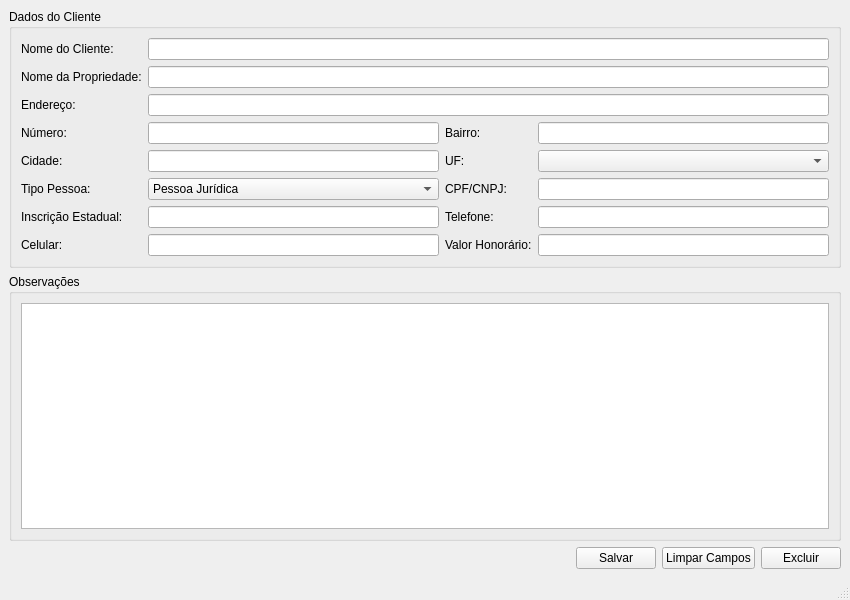
<?xml version="1.0" encoding="UTF-8"?>
<ui version="4.0">
 <class>MainWindow</class>
 <widget class="QMainWindow" name="MainWindow">
  <property name="geometry">
   <rect>
    <x>0</x>
    <y>0</y>
    <width>850</width>
    <height>600</height>
   </rect>
  </property>
  <property name="windowTitle">
   <string>MainWindow</string>
  </property>
  <widget class="QWidget" name="centralwidget">
   <layout class="QVBoxLayout" name="verticalLayout">
    <item>
     <widget class="QGroupBox" name="groupBox">
      <property name="title">
       <string>Dados do Cliente</string>
      </property>
      <layout class="QGridLayout" name="gridLayout">
       <item row="0" column="0">
        <widget class="QLabel" name="label">
         <property name="text">
          <string>Nome do Cliente:</string>
         </property>
        </widget>
       </item>
       <item row="0" column="1" colspan="3">
        <widget class="QLineEdit" name="txt_nome_cliente"/>
       </item>
       <item row="1" column="0">
        <widget class="QLabel" name="label_2">
         <property name="text">
          <string>Nome da Propriedade:</string>
         </property>
        </widget>
       </item>
       <item row="1" column="1" colspan="3">
        <widget class="QLineEdit" name="txt_nome_propriedade"/>
       </item>
       <item row="2" column="0">
        <widget class="QLabel" name="label_3">
         <property name="text">
          <string>Endereço:</string>
         </property>
        </widget>
       </item>
       <item row="2" column="1" colspan="3">
        <widget class="QLineEdit" name="txt_endereco"/>
       </item>
       <item row="3" column="0">
        <widget class="QLabel" name="label_4">
         <property name="text">
          <string>Número:</string>
         </property>
        </widget>
       </item>
       <item row="3" column="1">
        <widget class="QLineEdit" name="txt_numero"/>
       </item>
       <item row="3" column="2">
        <widget class="QLabel" name="label_5">
         <property name="text">
          <string>Bairro:</string>
         </property>
        </widget>
       </item>
       <item row="3" column="3">
        <widget class="QLineEdit" name="txt_bairro"/>
       </item>
       <item row="4" column="0">
        <widget class="QLabel" name="label_6">
         <property name="text">
          <string>Cidade:</string>
         </property>
        </widget>
       </item>
       <item row="4" column="1">
        <widget class="QLineEdit" name="txt_cidade"/>
       </item>
       <item row="4" column="2">
        <widget class="QLabel" name="label_7">
         <property name="text">
          <string>UF:</string>
         </property>
        </widget>
       </item>
       <item row="4" column="3">
        <widget class="QComboBox" name="cb_uf"/>
       </item>
       <item row="5" column="0">
        <widget class="QLabel" name="label_8">
         <property name="text">
          <string>Tipo Pessoa:</string>
         </property>
        </widget>
       </item>
       <item row="5" column="1">
        <widget class="QComboBox" name="cb_tipo_pessoa">
         <item>
          <property name="text">
           <string>Pessoa Jurídica</string>
          </property>
         </item>
         <item>
          <property name="text">
           <string>Pessoa Física</string>
          </property>
         </item>
        </widget>
       </item>
       <item row="5" column="2">
        <widget class="QLabel" name="label_9">
         <property name="text">
          <string>CPF/CNPJ:</string>
         </property>
        </widget>
       </item>
       <item row="5" column="3">
        <widget class="QLineEdit" name="txt_cpf_cnpj"/>
       </item>
       <item row="6" column="0">
        <widget class="QLabel" name="label_10">
         <property name="text">
          <string>Inscrição Estadual:</string>
         </property>
        </widget>
       </item>
       <item row="6" column="1">
        <widget class="QLineEdit" name="txt_inscricao_estadual"/>
       </item>
       <item row="6" column="2">
        <widget class="QLabel" name="label_11">
         <property name="text">
          <string>Telefone:</string>
         </property>
        </widget>
       </item>
       <item row="6" column="3">
        <widget class="QLineEdit" name="txt_telefone"/>
       </item>
       <item row="7" column="0">
        <widget class="QLabel" name="label_12">
         <property name="text">
          <string>Celular:</string>
         </property>
        </widget>
       </item>
       <item row="7" column="1">
        <widget class="QLineEdit" name="txt_celular"/>
       </item>
       <item row="7" column="2">
        <widget class="QLabel" name="label_13">
         <property name="text">
          <string>Valor Honorário:</string>
         </property>
        </widget>
       </item>
       <item row="7" column="3">
        <widget class="QLineEdit" name="txt_valor_honorario"/>
       </item>
      </layout>
     </widget>
    </item>
    <item>
     <widget class="QGroupBox" name="groupBox_2">
      <property name="title">
       <string>Observações</string>
      </property>
      <layout class="QVBoxLayout" name="verticalLayout_2">
       <item>
        <widget class="QTextEdit" name="txt_observacoes"/>
       </item>
      </layout>
     </widget>
    </item>
    <item>
     <layout class="QHBoxLayout" name="horizontalLayout">
      <item>
       <spacer name="horizontalSpacer">
        <property name="orientation">
         <enum>Qt::Orientation::Horizontal</enum>
        </property>
        <property name="sizeHint" stdset="0">
         <size>
          <width>40</width>
          <height>20</height>
         </size>
        </property>
       </spacer>
      </item>
      <item>
       <widget class="QPushButton" name="btn_salvar">
        <property name="text">
         <string>Salvar</string>
        </property>
       </widget>
      </item>
      <item>
       <widget class="QPushButton" name="btn_limpar">
        <property name="text">
         <string>Limpar Campos</string>
        </property>
       </widget>
      </item>
      <item>
       <widget class="QPushButton" name="btn_excluir">
        <property name="text">
         <string>Excluir</string>
        </property>
       </widget>
      </item>
     </layout>
    </item>
   </layout>
  </widget>
  <widget class="QMenuBar" name="menubar">
   <property name="geometry">
    <rect>
     <x>0</x>
     <y>0</y>
     <width>850</width>
     <height>33</height>
    </rect>
   </property>
  </widget>
  <widget class="QStatusBar" name="statusbar"/>
 </widget>
 <resources/>
 <connections/>
</ui>
